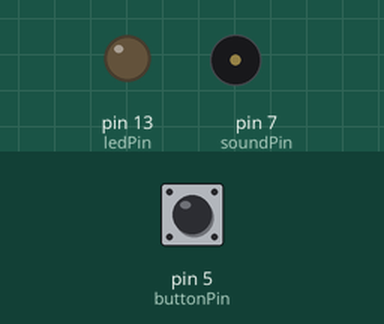
Recording of a sketch running on a simulated Arduino Nano, built with avr-gcc and run on an emulated ATmega328P. Parts: output pins drawn as LEDs (lit = HIGH), buzzer (waves = sounding). The test bench sets the inputs (shaded band); at power-on: pin 5 (buttonPin) LOW.

Above: at 1.2 s.
1.3 s: pin 5 (buttonPin) pulled HIGH for 0.15 s
At 1.53 s:
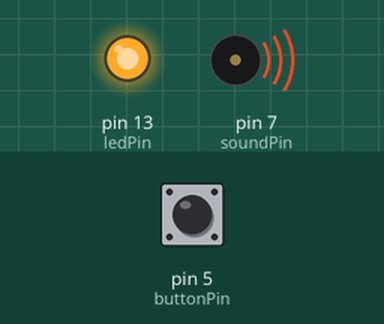
3.2 s: pin 5 (buttonPin) pulled HIGH for 3.2 s
At 7.3 s:
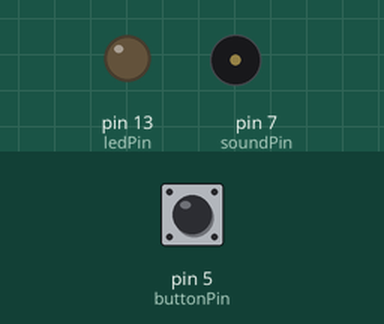
Timing chart, 0 to 8.8 s (numbered marks = the images above; inputs shaded):
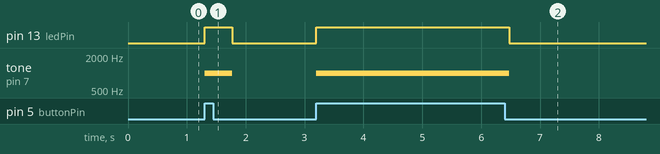

Measured:
- after the input at 1.3 s, pin 13 (ledPin): LOW → HIGH at once, → LOW 0.47 s later; tone on pin 7 (soundPin): silent → 1000 Hz at once, → silent 0.47 s later
- after the input at 3.2 s, pin 13 (ledPin): LOW → HIGH at once, → LOW 3.3 s later; tone on pin 7 (soundPin): silent → 1000 Hz at once, → silent 3.3 s later

The sketch:

WesternDuelEmission.ino
```cpp
#include <IRremote.h>

//pwm pin9 at nano pin three for other
IRsend irsend;

const int buttonPin =5;
const int soundPin =7;
const int ledPin = 13;
int buttonState = 0;


void setup()
{
   pinMode(soundPin,OUTPUT);
  pinMode(ledPin,OUTPUT);
  pinMode(buttonPin,INPUT);
  Serial.begin(9600);
}

void loop() {
buttonState = digitalRead(buttonPin);
  if(buttonState == HIGH){
    digitalWrite(ledPin, HIGH);
   tone(soundPin, 1000);
//NEC ir 0xFF6897  =0  32bit
//  irsend.sendNEC(0xFF6897, 32);
//NEC Ir FF30cf = 2;
irsend.sendNEC(0xFF30CF, 32);


    delay(400);
    noTone(soundPin);
    } else if(buttonState ==LOW){

        digitalWrite(ledPin, LOW);
  }
//    delay(1000);


}
```
